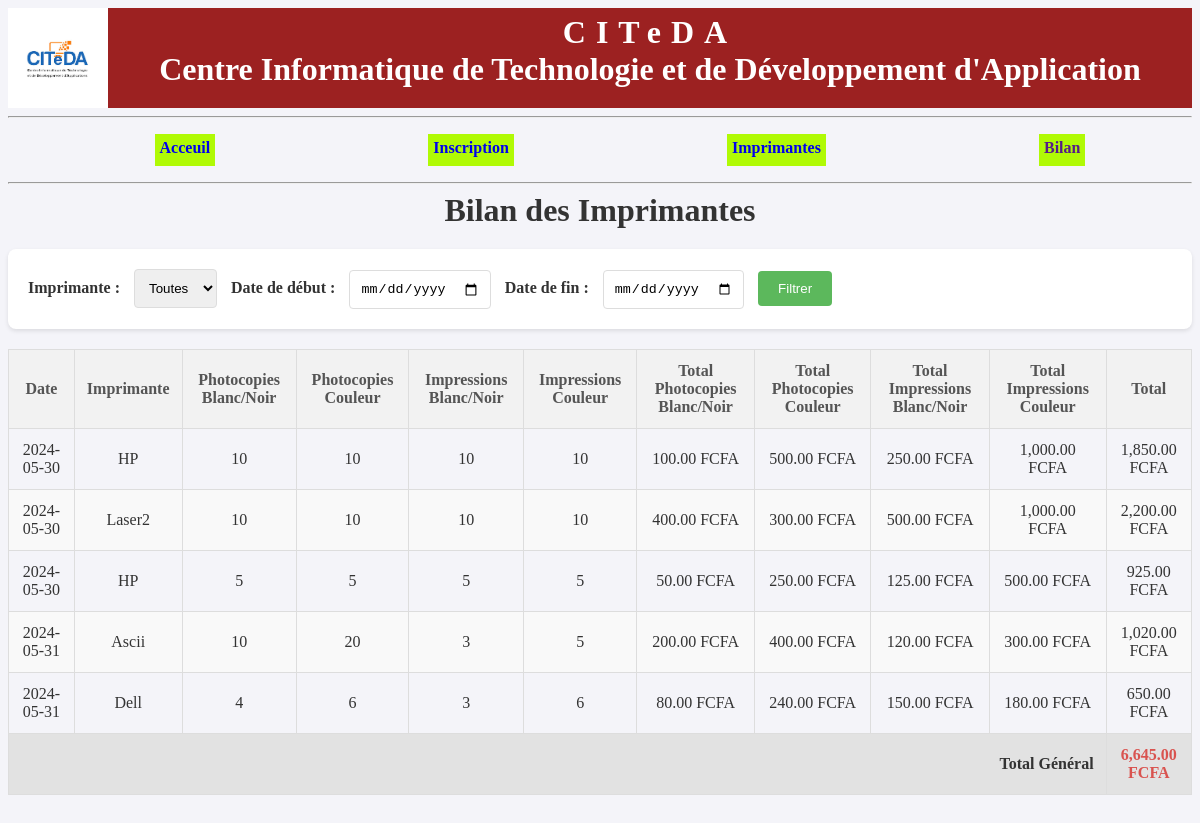
Page /bilan.php (signed in) on the committed database.
### tables this page shows
CREATE TABLE `enregistrer` (
  `idenr` int(10) NOT NULL,
  `idimpr` int(10) NOT NULL,
  `dateajout` date NOT NULL,
  `nbrphbn` int(15) NOT NULL,
  `nbrphclr` int(15) NOT NULL,
  `nbrimpbn` int(15) NOT NULL,
  `nbrimpclr` int(15) NOT NULL
);

CREATE TABLE `imprimente` (
  `idimpr` int(10) NOT NULL,
  `nomimpr` varchar(30) NOT NULL,
  `prixphbn` int(10) NOT NULL,
  `priximbn` int(10) NOT NULL,
  `prixphclr` int(10) NOT NULL,
  `priximclr` int(10) NOT NULL
);

### bilan.php (the view, shortened to what this page needs)
<?php
try {
    $bdd = new PDO('mysql:host=localhost;dbname=citeda', 'root', '');
} catch (Exception $e) {
    die('Erreur : ' . $e->getMessage());
}
$date_debut = isset($_GET['date_debut']) ? $_GET['date_debut'] : '';
$date_fin = isset($_GET['date_fin']) ? $_GET['date_fin'] : '';
$query = "SELECT e.dateajout, i.nomimpr AS imprimante, e.nbrphbn, e.nbrphclr, e.nbrimpbn, e.nbrimpclr,
          i.prixphbn, i.priximbn, i.prixphclr, i.priximclr
          FROM enregistrer e
          JOIN imprimente i ON e.idimpr = i.idimpr
          WHERE 1";
$params = array();
$stmt = $bdd->prepare($query);
$stmt->execute($params);
$enregistrements = $stmt->fetchAll(PDO::FETCH_ASSOC);
include('header.php');
?>
<!DOCTYPE html>
<html>
<head>
    <link rel="stylesheet" type="text/css" href="header.css">
    <link rel="stylesheet" type="text/css" href="bilan.css">
</head>
<body>
    <h1>Bilan des Imprimantes</h1>
    <form method="GET" action="bilan.php">
        <label for="imprimante_id">Imprimante :</label>
        <select name="imprimante_id" id="imprimante_id">
            <option value="">Toutes</option>
        </select>
        <label for="date_debut">Date de début :</label>
        <input type="date" name="date_debut" id="date_debut" value="<?= $date_debut ?>">
        <label for="date_fin">Date de fin :</label>
        <input type="date" name="date_fin" id="date_fin" value="<?= $date_fin ?>">
        <button type="submit">Filtrer</button>
    </form>
    <table border="1">
        <thead>
            <tr>
                <th>Date</th>
                <th>Imprimante</th>
                <th>Photocopies Blanc/Noir</th>
                <th>Photocopies Couleur</th>
                <th>Impressions Blanc/Noir</th>
                <th>Impressions Couleur</th>
                <th>Total Photocopies Blanc/Noir</th>
                <th>Total Photocopies Couleur</th>
                <th>Total Impressions Blanc/Noir</th>
                <th>Total Impressions Couleur</th>
                <th>Total</th>
            </tr>
        </thead>
        <tbody>
            <?php
            $total_general = 0;
            foreach ($enregistrements as $enregistrement):
                $total_phbn = $enregistrement['nbrphbn'] * $enregistrement['prixphbn'];
                $total_phclr = $enregistrement['nbrphclr'] * $enregistrement['prixphclr'];
                $total_impbn = $enregistrement['nbrimpbn'] * $enregistrement['priximbn'];
                $total_impclr = $enregistrement['nbrimpclr'] * $enregistrement['priximclr'];
                $total = $total_phbn + $total_phclr + $total_impbn + $total_impclr;
                $total_general += $total;
            ?>
                <tr>
                    <td><?= $enregistrement['dateajout'] ?></td>
                    <td><?= $enregistrement['imprimante'] ?></td>
                    <td><?= $enregistrement['nbrphbn'] ?></td>
                    <td><?= $enregistrement['nbrphclr'] ?></td>
                    <td><?= $enregistrement['nbrimpbn'] ?></td>
                    <td><?= $enregistrement['nbrimpclr'] ?></td>
                    <td><?= number_format($total_phbn, 2) ?> FCFA</td>
                    <td><?= number_format($total_phclr, 2) ?> FCFA</td>
                    <td><?= number_format($total_impbn, 2) ?> FCFA</td>
                    <td><?= number_format($total_impclr, 2) ?> FCFA</td>
                    <td><?= number_format($total, 2) ?> FCFA</td>
                </tr>
            <?php endforeach; ?>
        </tbody>
        <tfoot>
            <tr>
                <td colspan="10">Total Général</td>
                <td><?= number_format($total_general, 2) ?> FCFA</td>
            </tr>
        </tfoot>
    </table>
</body>
</html>

### header.php
<header>
        <div class="haut">
            <img src="logo.jpg" width="100" height="100" alt="">
            <h1  style="text-align:center;">
                <span style="letter-spacing:10px;">CITeDA</span><br>
                <span>Centre Informatique de Technologie et de Développement d'Application</span>
            </h1>
        </div>
        <hr>
        <?php
       $profil = $_SESSION['profil'];
if ($profil=="PDG") {
    ?>
    <div class="navv">
            <ul>
                <li><a href="acceuil.php">Acceuil</a></li>
                <li><a href="inscription.php">Inscription</a></li>
                <li><a href="imprimante.php">Imprimantes</a></li>
                <li><a href="">Bilan</a></li>
            </ul>
            <hr>
        </div>
<?php
}
?>
 </header>

### header.css (style rules this page uses)
header { top: 0; }
.haut { display: flex; background-color: rgb(156, 33, 33); color: white; }
h1 { margin: auto; }
.navv ul { display: flex; flex-direction: row; justify-content: space-around; }
.navv li { height: 22px; padding: 5px; background-color: rgb(176, 250, 5); color: black; list-style-type: none; }
.navv li a { text-decoration: none; margin: auto; font-weight: bold; }

### bilan.css (style rules this page uses)
body { background-color: #f4f4f9; color: #333; }
h1 { text-align: center; margin-bottom: 20px; }
form { background-color: #fff; padding: 20px; border-radius: 8px; box-shadow: 0 2px 4px rgba(0, 0, 0, 0.1); margin-bottom: 20px; }
form label { margin-right: 10px; font-weight: bold; }
form select, form input[type="date"] { padding: 10px; border: 1px solid #ddd; border-radius: 4px; margin-right: 10px; }
form button { padding: 10px 20px; background-color: #5cb85c; border: none; color: #fff; border-radius: 4px; cursor: pointer; }
table { width: 100%; border-collapse: collapse; margin-top: 20px; margin-bottom: 50px; }
table, th, td { border: 1px solid #ddd; }
th, td { padding: 12px; text-align: center; }
th { background-color: #f2f2f2; color: #555; }
tr:nth-child(even) { background-color: #f9f9f9; }
tfoot tr td { font-weight: bold; background-color: #e2e2e2; }
tfoot tr td:last-child { color: #d9534f; }
tfoot tr td:first-child { text-align: right; }

### rows in the picture
enregistrer: dateajout "2024-05-30", idimpr.nomimpr "HP", nbrphbn "10", nbrphclr "10", nbrimpbn "10", nbrimpclr "10", nbrphbn.prixphbn "100.00", nbrphclr.prixphclr "500.00", nbrimpbn.priximbn "250.00", nbrimpclr.priximclr "1,000.00", total "1,850.00"
enregistrer: dateajout "2024-05-30", idimpr.nomimpr "Laser2", nbrphbn "10", nbrphclr "10", nbrimpbn "10", nbrimpclr "10", nbrphbn.prixphbn "400.00", nbrphclr.prixphclr "300.00", nbrimpbn.priximbn "500.00", nbrimpclr.priximclr "1,000.00", total "2,200.00"
enregistrer: dateajout "2024-05-30", idimpr.nomimpr "HP", nbrphbn "5", nbrphclr "5", nbrimpbn "5", nbrimpclr "5", nbrphbn.prixphbn "50.00", nbrphclr.prixphclr "250.00", nbrimpbn.priximbn "125.00", nbrimpclr.priximclr "500.00", total "925.00"
enregistrer: dateajout "2024-05-31", idimpr.nomimpr "Ascii", nbrphbn "10", nbrphclr "20", nbrimpbn "3", nbrimpclr "5", nbrphbn.prixphbn "200.00", nbrphclr.prixphclr "400.00", nbrimpbn.priximbn "120.00", nbrimpclr.priximclr "300.00", total "1,020.00"
enregistrer: dateajout "2024-05-31", idimpr.nomimpr "Dell", nbrphbn "4", nbrphclr "6", nbrimpbn "3", nbrimpclr "6", nbrphbn.prixphbn "80.00", nbrphclr.prixphclr "240.00", nbrimpbn.priximbn "150.00", nbrimpclr.priximclr "180.00", total "650.00"

### other values in the picture
$total_general "6,645.00"
